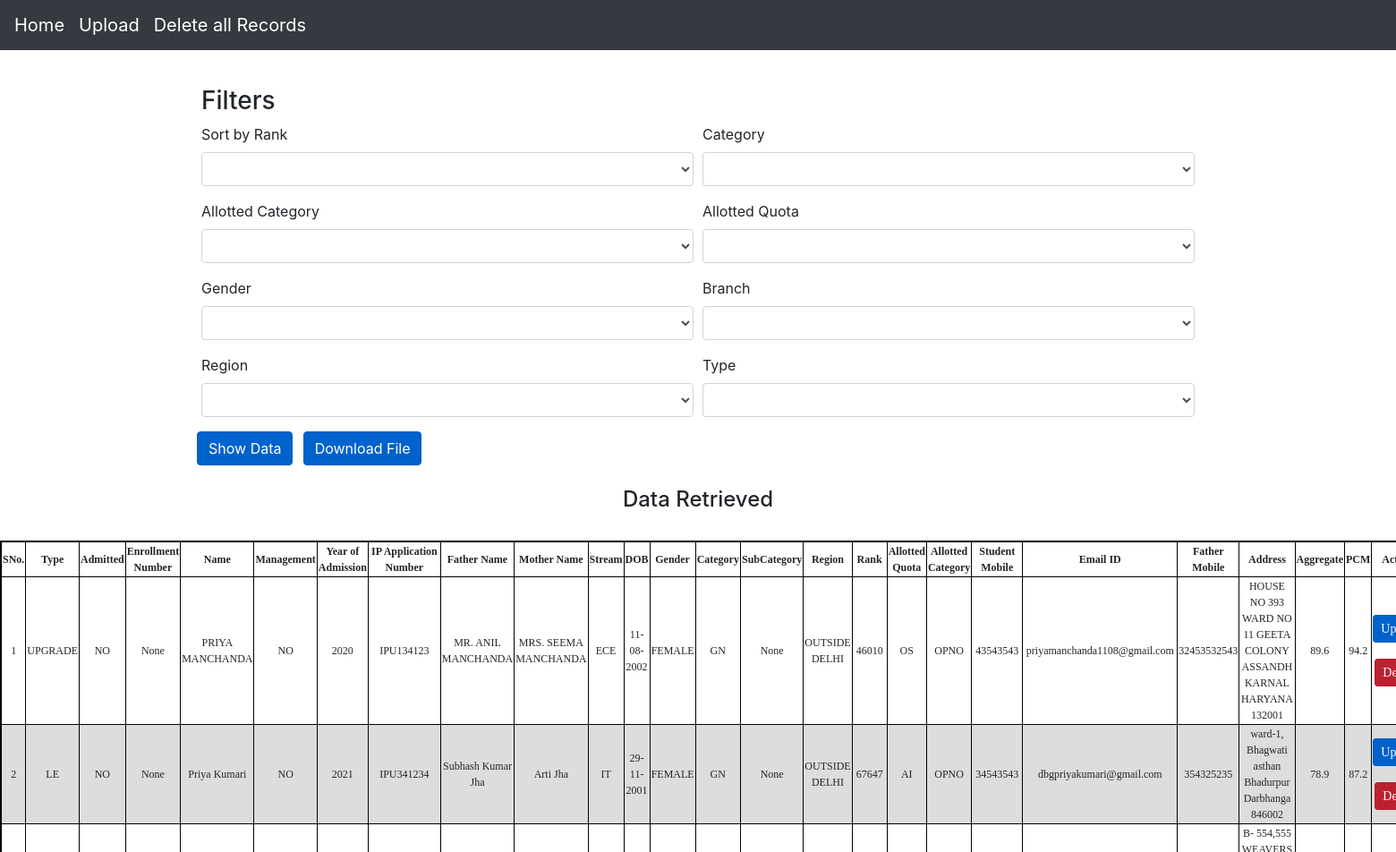
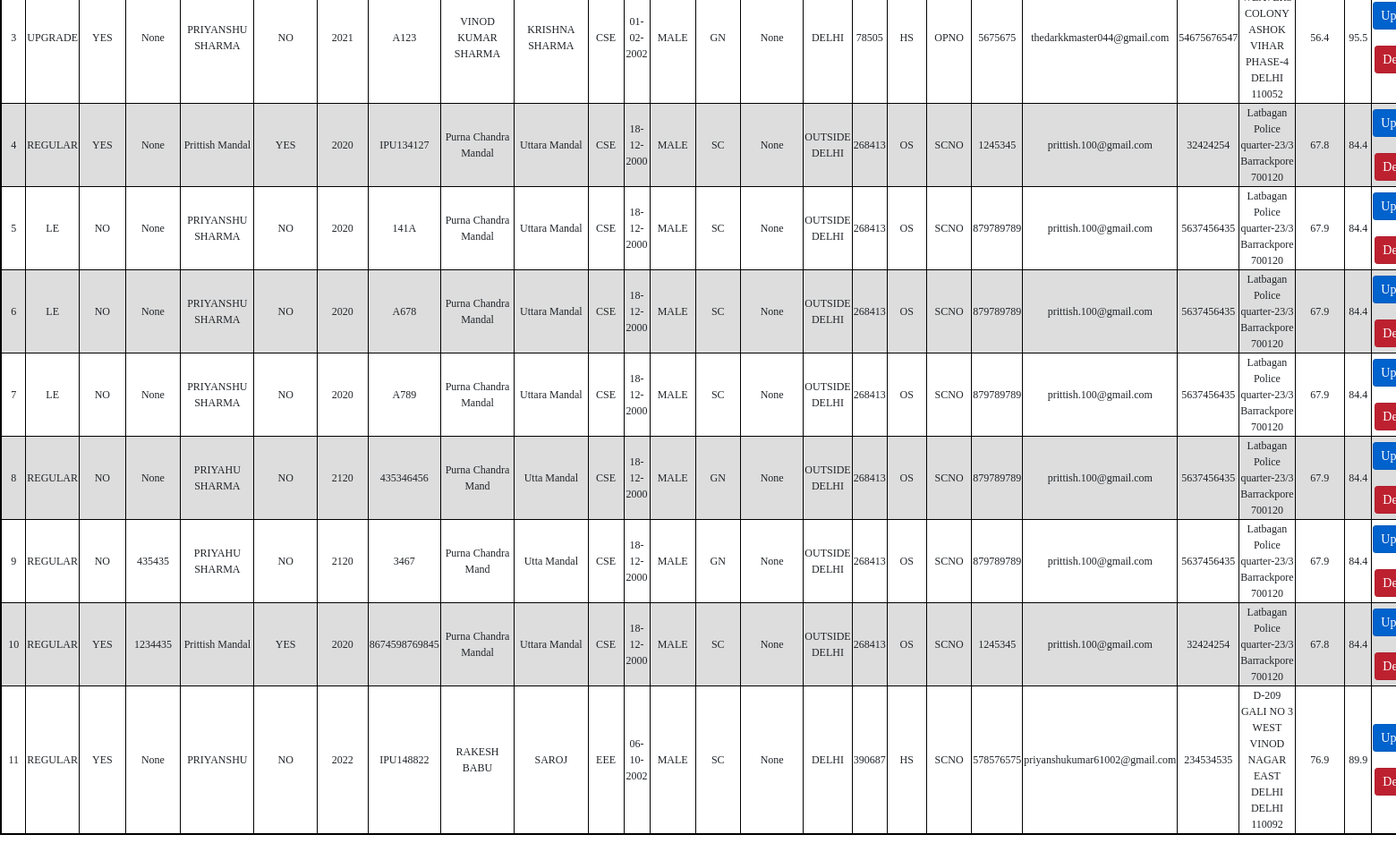
/sort, run on the app's committed database (2 pictures, top to bottom).
### app/models.py (models this page shows, shortened)
class sample(models.Model):
    type = models.CharField(max_length=10, choices= typechoices ,default='Regular')
    admitted = models.CharField(max_length=50, default= '',null= True)
    enrollmentno = models.IntegerField(null = True, default = None , blank=True, unique = True)
    name = models.CharField(max_length=100, default=False)
    management = models.CharField(max_length=50, default = '', null= True)
    yearofadmission = models.DateTimeField(default=False)
    appno = models.CharField(default= "", max_length=200, unique= True)
    Fname = models.CharField(max_length=200, default=False)
    Mname = models.CharField(max_length=200, default=False)
    stream = models.CharField(max_length=200, choices= streamchoices,default=False)
    DOB = models.DateField(default=False)
    gender = models.CharField(max_length=50,choices= genderchoices ,default=False)
    category = models.CharField(max_length=5,choices= categorychoices ,default=False)
    subcategory = models.CharField(max_length=10, choices= subcategorychoices ,default=False)
    region = models.CharField(max_length=50,choices= regionchoices ,default=False)
    rank = models.IntegerField(null = True, default=None , blank=True)
    allottedquota = models.CharField(max_length=10,choices= allotedquotachoices, default=False)
    allottedcategory = models.CharField(max_length=10,choices= allottedcategorychoices, default=False)
    studentmobile = models.IntegerField(null = True, default=None , blank=True)
    emailid = models.EmailField(max_length=200, default='')
    fathermobile = models.IntegerField(null = True, default=None , blank=True)
    address = models.CharField(max_length=200, default=False)
    aggregate = models.FloatField(null = True, default=None , blank=True)
    pcm = models.FloatField(null = True, default=None , blank=True)
    def yearpub(self):
        return self.yearofadmission.strftime('%Y')
    def dateofbirth(self):
        return self.DOB.strftime('%d-%m-%Y')
    def admitted_yn(self):
        if (self.admitted == "YES"):
            return "YES"
        else:
            return "NO"
    def management_yn(self):
        if (self.management == "YES"):
            return "YES"
        else:
            return "NO"

### app/views.py (the view)
# urls.py: path('sort', views.sort, name = "sort"),
def sort(request):
    smp = sample.objects.order_by('rank')
    templ = loader.get_template('app/home.html')
    context = {
        'smp' : smp,
    }
    return HttpResponse(templ.render(context,request))

### app/templates/app/home.html (shortened to what this page needs)
<!doctype html>
<html lang="en">
  <head>
    <link rel="stylesheet" href="https://cdn.jsdelivr.net/npm/bootstrap@4.3.1/dist/css/bootstrap.min.css">
  </head>
  <body>
    <nav class="navbar navbar-expand-md navbar-dark bg-dark fixed-top">
  <a class="navbar-brand" href="{% url 'app:filter' %}">Home</a>
  <a class="navbar-brand" href="{% url 'app:upload_new' %}">Upload</a>
  <a class="navbar-brand" href="{% url 'app:deleteall' %}">Delete all Records</a>
</nav>
    <br>
    </head>
    <body>
    <br>
<br><br>
<main role="main" class="container">
  <div>
        <h3>Filters</h3>
            <form onsubmit="saveformdata(event)" action="{% url 'app:filter' %}" method="post" id = "data">
                  <div class="form-row">
                    <div class="form-group col-md-6">
                      <label for="inputState">Sort by Rank</label>
                      <select id="order_f" class="form-control" name="sort" onchange="savedata(this)">
                      </select>
                    </div>
                      <div class="form-group col-md-6">
                        <label for="inputState">Category</label>
                        <select id = "cat_f" class="form-control" name="category" onchange="savedata(this)">
                        </select>
                      </div>
                      <div class="form-group col-md-6">
                        <label for="inputState">Allotted Category</label>
                        <select id="ac" class="form-control" name="ac" onchange="savedata(this)">
                        </select>
                      </div>
                      <div class="form-group col-md-6">
                        <label for="inputState">Allotted Quota</label>
                        <select id="aq" class="form-control" name="aq" onchange="savedata(this)">
                        </select>
                      </div>
                      <div class="form-group col-md-6">
                        <label for="inputState">Gender</label>
                        <select id="gender_f" class="form-control" name="gender" onchange="savedata(this)">
                        </select>
                      </div>
                      <div class="form-group col-md-6">
                        <label for="inputState">Branch</label>
                        <select id="branch_f" class="form-control" name="branch" onchange="savedata(this)">
                        </select>
                      </div>
                      <div class="form-group col-md-6">
                        <label for="inputState">Region</label>
                        <select id="region_f" class="form-control" name="region" onchange="savedata(this)">
                        </select>
                      </div>
                      <div class="form-group col-md-6">
                        <label for="inputState">Type</label>
                        <select id="type_f" class="form-control" name="type" onchange="savedata(this)">
                        </select>
                      </div>
                      <button type="submit" class="btn btn-primary btn-primary active" style="text-align: center;">Show Data</button>
                      <button onclick="download()" id="downbutton" class="btn btn-primary active" style="position:relative; left: 1%;">Download File</button>
                  <br>
            </form>
          </div>
</main>
      {% if smp %}
        <br>
        <h4 style="text-align: center; ">Data Retrieved</h4>
        <br>
        <table border="1" style="border:2px solid black;margin-left:auto;margin-right:auto;">
            <thead>
                <th>SNo.</th>
                <th>Type</th>
                <th>Admitted</th>
                <th>Enrollment Number</th>
                <th>Name</th>
                <th>Management</th>
                <th>Year of Admission</th>
                <th>IP Application Number</th>
                <th>Father Name</th>
                <th>Mother Name</th>
                <th>Stream</th>
                <th>DOB</th>
                <th>Gender</th>
                <th>Category</th>
                <th>SubCategory</th>
                <th>Region</th>
                <th>Rank</th>
                <th>Allotted Quota</th>
                <th>Allotted Category</th>
                <th>Student Mobile</th>
                <th>Email ID</th>
                <th>Father Mobile</th>
                <th>Address</th>
                <th>Aggregate</th>
                <th>PCM</th>
                <th>Actions</th>
            </thead>
            {% for k in smp  %}
            <tr>
                <td class="number">
                </td>
                <td>{{k.type}}</td>
                <td>{{k.admitted_yn}}</td>
                <td>{{k.enrollmentno}}</td>
                <td>{{k.name}}</td>
                <td>{{k.management_yn}}</td>
                <td>{{k.yearpub}}</td>
                <td>{{k.appno}}</td>
                <td>{{k.Fname}}</td>
                <td>{{k.Mname}}</td>
                <td>{{k.stream}}</td>
                <td>{{k.dateofbirth}}</td>
                <td>{{k.gender}}</td>
                <td>{{k.category}}</td>
                <td>{{k.subcategory}}</td>
                <td>{{k.region}}</td>
                <td>{{k.rank}}</td>
                <td>{{k.allottedquota}}</td>
                <td>{{k.allottedcategory}}</td>
                <td>{{k.studentmobile}}</td>
                <td>{{k.emailid}}</td>
                <td>{{k.fathermobile}}</td>
                <td>{{k.address}}</td>
                <td>{{k.aggregate}}</td>
                <td>{{k.pcm}}</td>
                <td> <div>
                  <a class="btn btn-primary btn-sm active" role="button" href="{% url 'app:update' k.id %}">Update</a>
                </div>
                <br>
                <div>
                  <a class="btn btn-sm btn-danger active" role="button" href="{% url 'app:delete' k.id %}">Delete</a>
                </div>
                </td>
            </tr>
            {% endfor %}
    </table>
    {% endif %}
    <br>
  </body>
<br><br>
</html>

### app/templates/app/home.html (style rules this page uses)
html,body { width:100%; }
table { font-family: Calibri; font-size:20px; border-collapse: collapse; padding: 13px; width: 36%; }
td, th { border: 0.1px solid black; text-align: Center; padding: -2px; font-size:12px; }
tr:nth-child(even) { background-color: #dddddd; }

### data on the page
sample: type "UPGRADE", admitted_yn "NO", enrollmentno "None", name "PRIYA MANCHANDA", management_yn "NO", yearpub "2020", appno "IPU134123", Fname "MR. ANIL MANCHANDA", Mname "MRS. SEEMA MANCHANDA", stream "ECE", dateofbirth "11-08-2002", gender "FEMALE", category "GN", subcategory "None", region "OUTSIDE DELHI", rank "46010", allottedquota "OS", allottedcategory "OPNO", studentmobile "43543543", emailid "priyamanchanda1108@gmail.com", fathermobile "32453532543", address "HOUSE NO 393 WARD NO 11 GEETA COLONY ASSANDH KARNAL HARYANA 132001", aggregate "89.6", pcm "94.2"
sample: type "LE", admitted_yn "NO", enrollmentno "None", name "Priya Kumari", management_yn "NO", yearpub "2021", appno "IPU341234", Fname "Subhash Kumar Jha", Mname "Arti Jha", stream "IT", dateofbirth "29-11-2001", gender "FEMALE", category "GN", subcategory "None", region "OUTSIDE DELHI", rank "67647", allottedquota "AI", allottedcategory "OPNO", studentmobile "34543543", emailid "dbgpriyakumari@gmail.com", fathermobile "354325235", address "ward-1, Bhagwati asthan Bhadurpur Darbhanga 846002", aggregate "78.9", pcm "87.2"
sample: type "UPGRADE", admitted_yn "YES", enrollmentno "None", name "PRIYANSHU SHARMA", management_yn "NO", yearpub "2021", appno "A123", Fname "VINOD KUMAR SHARMA", Mname "KRISHNA SHARMA", stream "CSE", dateofbirth "01-02-2002", gender "MALE", category "GN", subcategory "None", region "DELHI", rank "78505", allottedquota "HS", allottedcategory "OPNO", studentmobile "5675675", emailid "thedarkkmaster044@gmail.com", fathermobile "54675676547", address "B- 554,555 WEAVERS COLONY ASHOK VIHAR PHASE-4 DELHI 110052", aggregate "56.4", pcm "95.5"
sample: type "REGULAR", admitted_yn "YES", enrollmentno "None", name "Prittish Mandal", management_yn "YES", yearpub "2020", appno "IPU134127", Fname "Purna Chandra Mandal", Mname "Uttara Mandal", stream "CSE", dateofbirth "18-12-2000", gender "MALE", category "SC", subcategory "None", region "OUTSIDE DELHI", rank "268413", allottedquota "OS", allottedcategory "SCNO", studentmobile "1245345", emailid "prittish.100@gmail.com", fathermobile "32424254", address "Latbagan Police quarter-23/3 Barrackpore 700120", aggregate "67.8", pcm "84.4"
sample: type "LE", admitted_yn "NO", enrollmentno "None", name "PRIYANSHU SHARMA", management_yn "NO", yearpub "2020", appno "141A", Fname "Purna Chandra Mandal", Mname "Uttara Mandal", stream "CSE", dateofbirth "18-12-2000", gender "MALE", category "SC", subcategory "None", region "OUTSIDE DELHI", rank "268413", allottedquota "OS", allottedcategory "SCNO", studentmobile "879789789", emailid "prittish.100@gmail.com", fathermobile "5637456435", address "Latbagan Police quarter-23/3 Barrackpore 700120", aggregate "67.9", pcm "84.4"
sample: type "LE", admitted_yn "NO", enrollmentno "None", name "PRIYANSHU SHARMA", management_yn "NO", yearpub "2020", appno "A678", Fname "Purna Chandra Mandal", Mname "Uttara Mandal", stream "CSE", dateofbirth "18-12-2000", gender "MALE", category "SC", subcategory "None", region "OUTSIDE DELHI", rank "268413", allottedquota "OS", allottedcategory "SCNO", studentmobile "879789789", emailid "prittish.100@gmail.com", fathermobile "5637456435", address "Latbagan Police quarter-23/3 Barrackpore 700120", aggregate "67.9", pcm "84.4"
sample: type "LE", admitted_yn "NO", enrollmentno "None", name "PRIYANSHU SHARMA", management_yn "NO", yearpub "2020", appno "A789", Fname "Purna Chandra Mandal", Mname "Uttara Mandal", stream "CSE", dateofbirth "18-12-2000", gender "MALE", category "SC", subcategory "None", region "OUTSIDE DELHI", rank "268413", allottedquota "OS", allottedcategory "SCNO", studentmobile "879789789", emailid "prittish.100@gmail.com", fathermobile "5637456435", address "Latbagan Police quarter-23/3 Barrackpore 700120", aggregate "67.9", pcm "84.4"
sample: type "REGULAR", admitted_yn "NO", enrollmentno "None", name "PRIYAHU SHARMA", management_yn "NO", yearpub "2120", appno "435346456", Fname "Purna Chandra Mand", Mname "Utta Mandal", stream "CSE", dateofbirth "18-12-2000", gender "MALE", category "GN", subcategory "None", region "OUTSIDE DELHI", rank "268413", allottedquota "OS", allottedcategory "SCNO", studentmobile "879789789", emailid "prittish.100@gmail.com", fathermobile "5637456435", address "Latbagan Police quarter-23/3 Barrackpore 700120", aggregate "67.9", pcm "84.4"
sample: type "REGULAR", admitted_yn "NO", enrollmentno "435435", name "PRIYAHU SHARMA", management_yn "NO", yearpub "2120", appno "3467", Fname "Purna Chandra Mand", Mname "Utta Mandal", stream "CSE", dateofbirth "18-12-2000", gender "MALE", category "GN", subcategory "None", region "OUTSIDE DELHI", rank "268413", allottedquota "OS", allottedcategory "SCNO", studentmobile "879789789", emailid "prittish.100@gmail.com", fathermobile "5637456435", address "Latbagan Police quarter-23/3 Barrackpore 700120", aggregate "67.9", pcm "84.4"
sample: type "REGULAR", admitted_yn "YES", enrollmentno "1234435", name "Prittish Mandal", management_yn "YES", yearpub "2020", appno "8674598769845", Fname "Purna Chandra Mandal", Mname "Uttara Mandal", stream "CSE", dateofbirth "18-12-2000", gender "MALE", category "SC", subcategory "None", region "OUTSIDE DELHI", rank "268413", allottedquota "OS", allottedcategory "SCNO", studentmobile "1245345", emailid "prittish.100@gmail.com", fathermobile "32424254", address "Latbagan Police quarter-23/3 Barrackpore 700120", aggregate "67.8", pcm "84.4"
sample: type "REGULAR", admitted_yn "YES", enrollmentno "None", name "PRIYANSHU", management_yn "NO", yearpub "2022", appno "IPU148822", Fname "RAKESH BABU", Mname "SAROJ", stream "EEE", dateofbirth "06-10-2002", gender "MALE", category "SC", subcategory "None", region "DELHI", rank "390687", allottedquota "HS", allottedcategory "SCNO", studentmobile "578576575", emailid "priyanshukumar61002@gmail.com", fathermobile "234534535", address "D-209 GALI NO 3 WEST VINOD NAGAR EAST DELHI DELHI 110092", aggregate "76.9", pcm "89.9"
